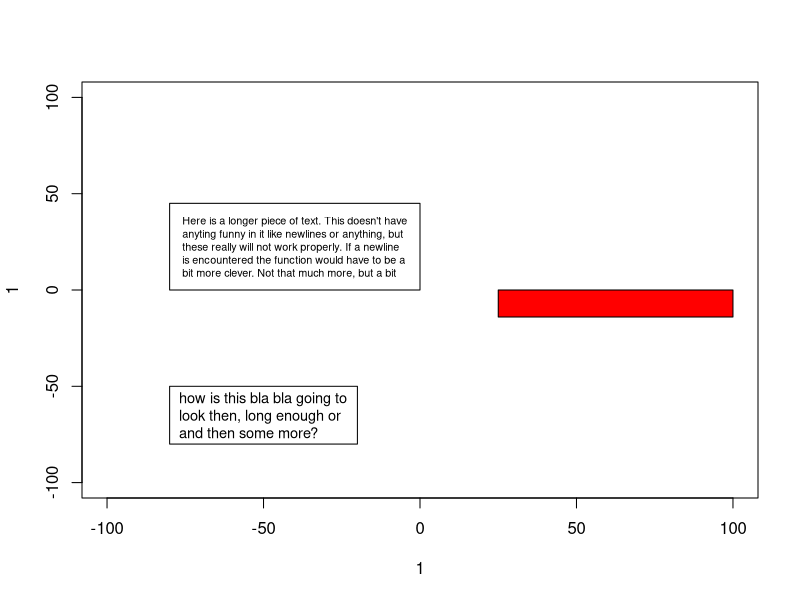
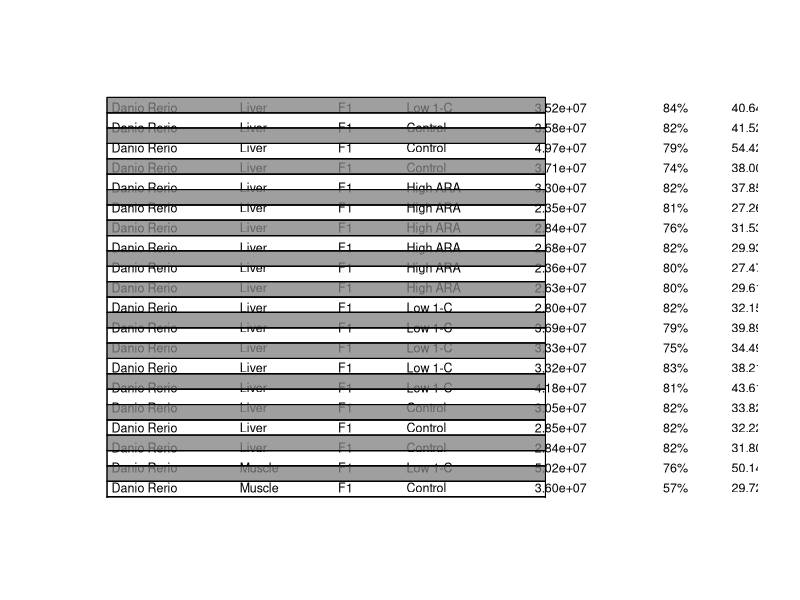
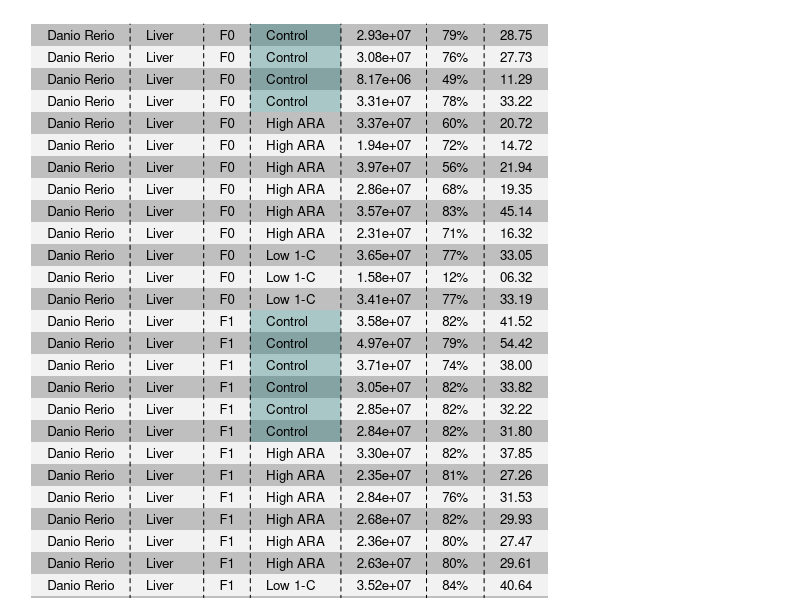
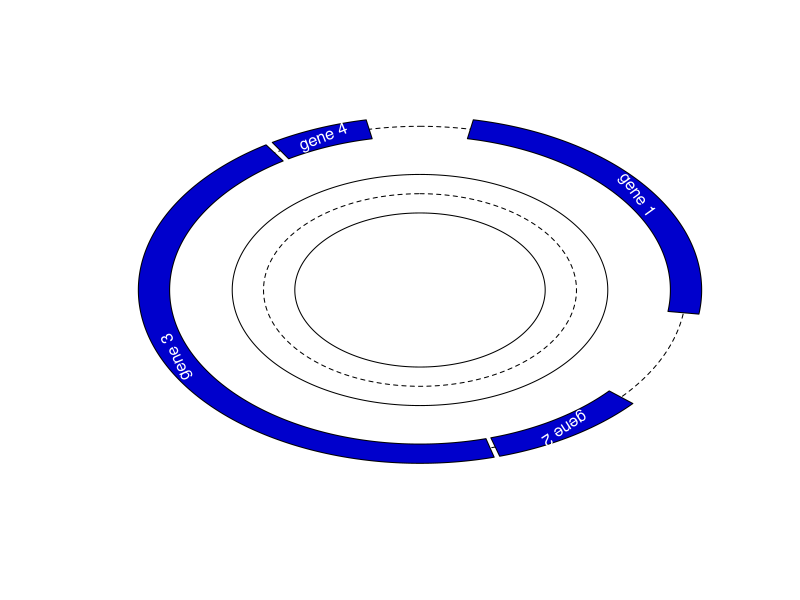

These figures' R source, in order: (Note: this script raises an error after producing the figures.)
## return the points of an arc centered on x, y, from a.beg to a.end and with a radious
## of r
arcPoints <- function( x, y, r, a.beg, a.end, a.n=20, degrees=FALSE){
    if( degrees ){
        a.beg <- pi * a.beg / 180
        a.end <- pi * a.end / 180
    }
    if(a.end < a.beg)
        a.end <- a.end + 2 * pi
        
    angles <- seq(a.beg, a.end, length.out=a.n)
    a.x <- x + sin( angles ) * r
    a.y <- y + cos( angles ) * r
    pts <- matrix( c(a.x, a.y), ncol=2 )
    colnames(pts) <- c('x', 'y')
    pts
}

## draw an arc, as a line
## centered on x,y, and with radius of r+depth and r-depth..
## the angles should not be less than -pi though, more are possible.. 
lineArc <- function(x, y, r, a.beg, a.end, a.sep=NA, degrees=FALSE, label=NULL, label.col=1, ...){
    ## set the default here... 
    if(is.na(a.sep))
        a.sep = 0.01
    if( degrees ){
        a.beg <- pi * a.beg / 180
        a.end <- pi * a.end / 180
    }
    if(a.beg > a.end)
        a.end <- a.end + 2 * pi
        
    angles <- seq(a.beg, a.end, by=a.sep)
    if(angles[ length(angles) ] != a.end )
        angles <- c(angles, a.end)
    a.x <- x + sin( angles ) * r
    a.y <- y + cos( angles ) * r

    lines( a.x, a.y, ... )

    if(!is.null(label)){
        mid.a <- (a.beg + a.end)/2
        ## but the rotation angle we need for the text needs to be in degrees
        rot.a <- -180 * mid.a / pi
        text( x + sin( mid.a ) * r, y + cos( mid.a ) * r,
              label, srt=rot.a, col=label.col )
    }
}

rad2pi <- function(r){
    180 * r/pi
}

clamp <- function(v, min=-1, max=1){
    v <- ifelse( v < min, min, v )
    ifelse( v > max, max, v )
}

## this wont work with angles that are greater than 2pi..
## we could do that by making a while loop, but that wouldn't
## be compatible with vector arithmetic
internalAngle <- function(a1, a2){
    a1 <- ifelse( a1 > pi, a1 - 2*pi, a1 )
    a2 <- ifelse( a2 > pi, a2 - 2*pi, a2 )
    a <- sort(c(a1, a2))
    mid.angle <- mean(a)
    angle <- a[2] - a[1]
    if( angle > pi){
        angle <- 2*pi - (a[2]-a[1])
        a <- rev(a)
    }
    if(mid.angle < a[1])
        mid.angle <- mid.angle + pi
    return(c('angle'=angle, 'a1'=a[1], 'a2'=a[2], mid=mid.angle ))
}

## x, y, the center of a circle
## r radius of the circle
## the begining and end angles to connect
connectingArc <- function(x, y, r, a1, a2, draw=TRUE, ...){
    o1 <- c(x, y)
    a1.p <- o1 + c( r * sin(a1), r * cos(a1) )
    a2.p <- o1 + c( r * sin(a2), r * cos(a2) )

    ## the internal angle is needed to determine the location
    ## of the connecting circle from which the arc is drawn
    i.a <- internalAngle(a1, a2)  ## c(angle, a1, a2, mid.angle)

    ## the length of the hypotheneuse connecting two tangents
    ## from the two points specified by a1 and a2
    h2 <- r / abs(cos( i.a[1]/2 ))
    r2 <- sqrt( h2^2 - r^2 )
    o2 <- o1 + c(h2 * sin(i.a[4]), h2 * cos(i.a[4]) )

    b1.a = asin( clamp((a1.p - o2)[1] / r2) )
    b1.b = acos( clamp((a1.p - o2)[2] / r2) )
    b1 <- ifelse( b1.a > 0, b1.b, -b1.b )
    
    b2.a = asin( clamp((a2.p - o2)[1] / r2) )
    b2.b = acos( clamp((a2.p - o2)[2] / r2) )
    b2 <- ifelse( b2.a > 0, b2.b, -b2.b )

    b.i <- internalAngle(b1, b2)
    if(draw)
        lineArc( o2[1], o2[2], r2, b.i[2], b.i[3], ... )
    invisible( c('x'=o2[1], 'y'=o2[2], 'r'=r2, 'a.beg'=b.i[2], 'a.end'=b.i[3]) )
}

## draw an arc, as a polygon..
## centered on x,y, and with radius of r+depth and r-depth..
polygArc <- function(x, y, r, depth, a.beg, a.end, a.sep=NA, degrees=FALSE, label=NULL, label.col=1, ...){
    ## set the default here... 
    if(is.na(a.sep))
        a.sep = 0.01
    if( degrees ){
        a.beg <- pi * a.beg / 180
        a.end <- pi * a.end / 180
    }
    if(a.beg > a.end)
        a.end <- a.end + 2 * pi
        
    angles <- seq(a.beg, a.end, by=a.sep)
    a.x <- sin( angles )
    a.y <- cos( angles )
    outer.x <- x + (a.x * (r + depth/2))
    outer.y <- y + (a.y * (r + depth/2))

    inner.x <- x + (a.x * (r - depth/2))
    inner.y <- y + (a.y * (r - depth/2))

    polygon( c(outer.x, rev(inner.x)), c(outer.y, rev(inner.y)), ... )

    if(!is.null(label)){
        mid.a <- (a.beg + a.end)/2
        ## but the rotation angle we need for the text needs to be in degrees
        rot.a <- -180 * mid.a / pi
        text( x + sin( mid.a ) * r, y + cos( mid.a ) * r,
              label, srt=rot.a, col=label.col )
    }
}

## the first and last points are taken as anchored points
## the amount of distortion on any point is a function of its distance
## from either of these points along the curve specified by the points
## pts is a matrix containing two columns giving the x and y positions of the
## points
anchoredDistort <- function( pts, dist.v ){
    x.diff <- diff( pts[,1] )
    y.diff <- diff( pts[,2] )
    dists <- sqrt( x.diff^2 + y.diff^2 ) 
    fwd.dist <- c(0, cumsum( dists ))
    rev.dist <- rev(c(0, cumsum( rev(dists) )))
    a.dist <- sqrt( fwd.dist * rev.dist )
    ## and then simply take,,
    pts[,1] <- pts[,1] + dist.v[1] * (a.dist / max(a.dist))
    pts[,2] <- pts[,2] + dist.v[2] * (a.dist / max(a.dist))
    pts
}

## x is taken as positions along an arc running from angle, a.beg to a.end
plotPolar <- function(o.x, o.y, x, y, r, y.depth, a.beg, a.end, degrees=FALSE, drawBorders=TRUE, drawCenter=TRUE, ...){
    if( degrees ){
        a.beg <- pi * a.beg / 180
        a.end <- pi * a.end / 180
    }
    x.r <- range(x)
    x.o <- (x - x.r[1]) / (x.r[2] - x.r[1])
    a <- a.beg + x.o * (a.end - a.beg)

    y.r <- range(y)
    y.o <- (y - mean(y.r)) / (y.r[2] - y.r[1])

    y.x <- o.x + sin( a ) * (r + y.o * y.depth)
    y.y <- o.y + cos( a ) * (r + y.o * y.depth)

    if(drawCenter)
        lineArc(o.x, o.y, r, a.beg, a.end, lty=2)
    if(drawBorders){
        lineArc(o.x, o.y, r + y.depth/2, a.beg, a.end )
        lineArc(o.x, o.y, r - y.depth/2, a.beg, a.end )
    }
    
    points(y.x, y.y, ...)
    
}

## if useNormals is true then the user may specify two additional points; one point
## extending from the first and last position for calculating the normals.
pathLetters <- function( x, y, word, cex=NA, cex.adj=0.75, useNormals=FALSE, ... ){
    chars <- unlist(strsplit(word, ''))
    ## to work out a reasonable cex we need to know the space between the letters
    ## that is the distances between the positions in x and y
    l <- length(chars)
    if(useNormals){
        ## we could consider using lowess / loess / smooth.spline / predict
        ## to get smoother transitions, but I think this is pretty OK to start with
        if(length(x) == length(chars) + 2){
            x.x <- x
            y.x <- y
            x <- x[2:(l+1)]
            y <- y[2:(l+1)]
        }else{
            ## add a point before and a point after that is extended in
            ## the same direction as the adjacent point
            x.x <- c( x[1] - (x[2] - x[1]), x, x[l] + (x[l] - x[l-1]) )
            y.x <- c( y[1] - (y[2] - y[1]), y, y[l] + (y[l] - y[l-1]) )
        }

        x.d <- x.x[3:(l+2)] - x.x[1:l]
        y.d <- y.x[3:(l+2)] - y.x[1:l]
        normals <- 1 * 180/pi * acos( x.d / sqrt(x.d^2 + y.d^2) ) ## we need
        normals <- ifelse( y.d < 0, -1 * normals, normals )
    }
    d <-  sqrt( diff(x)^2 + diff(y)^2 )
    def.cex <- par("cex")
    if(is.na(cex)){
        w.ratios <- c(d[1], d) / strwidth( chars )
        cex <- cex.adj * def.cex * min( w.ratios )
    }
    ## Then if we have not defined any normals, then we simply do
    if(!useNormals){
        text( x, y, chars, cex=cex, ... )
    }else{
        ## srt can only be a single value.. 
        for(i in 1:l){
            text( x[i], y[i], chars[i], cex=cex, srt=normals[i], ... )
        }
    }
}

## wraps text using usr coordinates roughly translated to columns
## does not use strwrap in order to work better with non-monospaced
## fonts
## returns the string with newlines added and width and height
## required
usrStrWrap <- function(w, txt, ...){
    words <- unlist(strsplit(txt, ' |\t'))
    current.line = words[1]
    txt.f <- current.line
    i <- 2
    while(i <= length(words)){
        if( strwidth( paste( current.line, words[i] ), ... ) <= w ){
            current.line <- paste(current.line, words[i])
            txt.f <- paste(txt.f, words[i])
        }else{
            current.line <- words[i]
            txt.f <- paste(txt.f, words[i], sep='\n')
        }
        i <- i + 1
    }
    list('w'=strwidth(txt.f, ...), 'h'=strheight(txt.f, ...), 's'=txt.f)
}

## r is the locations of a bounding box
## left, right, bottom, top (the same as you get from par("usr")
## this function seems to work OK, but is really rather messy.. 
## note that I could probably use strwrap here; but that wraps on
## columns.. 
boxText <- function(r, txt, max.cex=NA, min.cex=NA, margin=0.1){
    w = r[2] - r[1]
    h = r[4] - r[3]
    ## split the txt into words
    ## we can only handle one set of words to start with.. 
    words <- unlist(strsplit(txt, ' '))
    words.nchar <- nchar(words)
    ## word.widths <- strwidth( words )
    txt.nchar <- nchar(txt)
    char.width <- strwidth( txt ) / txt.nchar ## an approximation
    char.height <- strheight( txt )  ## should be the same for all
    ## work out the ideal number of chars per line on the basis of the dimensions of the box
    ## we intentionally skew this towards allowing a longe text per line than necessary,
    ## since no line is likely to give the exact number.
    line.nchar <- sqrt( (char.height / char.width) * (txt.nchar * w / h) )
    line.n <- floor(sqrt( (h/w) * (char.width/char.height) * txt.nchar ))
    ### UGLY KLUDGE BODGE
    ### to avoid doing something re-iterative; as that is the only way that I can
    ### thing of getting things to work. 
    line.nchar <- ceiling(txt.nchar / line.n) + mean(words.nchar) * line.n / 3

    ## an approximation of the space under the current cex
    line.width <- line.nchar * char.width 
    
    ## for filling the box
    txt.prt <- words[1]
    i <- 2
    while(i <= length(words)){
        current.line <- words[i-1]
        line.length <- nchar( words[i-1] )
        while(i <= length(words) && strwidth(paste(current.line, words[i])) <= line.width ){
#        while( line.length + nchar(words[i]) <= line.nchar && i <= length(words)  ){
            txt.prt <- paste(txt.prt, words[i]) ## sep is a space..
            current.line <- paste(current.line, words[i])
            line.length <- line.length + nchar(words[i]) + 1
            i <- i + 1
        }
        if(i <= length(words)){
            txt.prt <- paste(txt.prt, words[i], sep='\n')
            i <- i + 1
        }
    }
    ## now I should have something reasonable..
    txt.width.r <- (1 + margin) * strwidth(txt.prt) / w
    txt.height.r <- (1 + margin) * strheight(txt.prt) / h
    ## simply scale the cex appropriately
    max.r <- max( c(txt.width.r, txt.height.r) )
    cex <- par("cex") / max.r
    text( r[1] + w * margin/2, mean(r[3:4]), txt.prt, cex=cex, adj=c(0,0.5) )
    invisible(cex)
}


## some ideas as to how to output tables in R..
## there are a whole load of things, but these generally markdown / latex / html
## output, rather than simply drawing a tabe using the plot functions..
## say we would like to plot a table,,
## this is still a bit messy, but it works OK.
## if we wish to have seperate justification for individual columns, then
## we need to draw each column seperately as we cannot specify adj as a list of vectors?
plotTable <- function(x, y, df, c.widths=NULL, num.format=NA,
                      row.margin=1, col.margin=0.1, doPlot=TRUE,
                      row.bg=NA, column.bg=NA, cell.bg=NA,
                      ...){
    df.m <- as.matrix(df)
    if(length(num.format) > 1 || !is.na(num.format)){
        for(i in 1:ncol(df)){
            if(is.numeric(df[,i]))
                df.m[,i] <- sprintf(num.format[ 1 + (i-1) %% length(num.format) ], df[,i])
        }
    }
    if(is.null(c.widths)){
        c.widths <- (apply( df.m, 2, function(x){ max( strwidth(x, ...) ) } ))
    }
    ## determine r.heights using the usrStrWrap function
    r.heights <- apply( df.m, 1,
                       function(x){
                           x.f <- vector(mode='list', length=length(x))
                           for(i in 1:length(x))
                               x.f[[i]] <- usrStrWrap( c.widths[i], x[i], ... )
                           max( sapply(x.f, function(y){ y$h } ) )
                       })
    
    v.margin <- mean( r.heights ) * row.margin/2
    r.heights <- r.heights * (1 + row.margin)

    h.margin <- mean( c.widths ) * col.margin / 2
    c.widths <- c.widths + mean( c.widths ) * col.margin
### then we know where to place things, starting at the top and using adj=c(0,1)
### 
    y.bot <- y - cumsum(r.heights)
    y.top <- c(y, y.bot[ -length(y.bot) ])
    x.right <- x + cumsum(c.widths)
    x.left <- c(x, x.right[ -length(x.right) ])
    
    ## redo these so that we can have a matrix of each positions.
    y.top.m <- matrix( rep(y.top, ncol(df.m)), nrow=length(y.top) )
    y.bot.m <- matrix( rep(y.bot, ncol(df.m)), nrow=length(y.bot) )
    x.left.m <- matrix( rep(x.left, nrow(df.m)), ncol=length(x.left), byrow=TRUE )
    c.widths.m <- matrix( rep(c.widths, nrow(df.m)), ncol=length(c.widths), byrow=TRUE )
    
    ## then simply,,
    if(doPlot){
        if(length(row.bg) > 1 || !is.na(row.bg))
            rect( x.left[1], y.bot, rev(x.right)[1], y.top, col=row.bg, border=NA )
        if(length(column.bg) > 1 || !is.na(column.bg))
            rect( x.left, rev(y.bot)[1], x.right, y.top[1], col=column.bg, border=NA )
        if(is.matrix(cell.bg) && nrow(cell.bg) == nrow(df.m) && ncol(cell.bg) == ncol(df.m))
            rect( x.left.m, y.bot.m, x.left.m + c.widths.m, y.bot.m + r.heights, col=cell.bg, border=NA )
        text( x.left.m + h.margin, y.top.m - v.margin, df.m, adj=c(0,1), ... )
    }
    invisible( list('r'=x.right, 'l'=x.left, 't'=y.top, 'b'=y.bot) )
}

## test the above..
plot(1,1, type='n', xlim=c(-100, 100), ylim=c(-100, 100))

xleft <- -80
xright <- -20
ybot <- -80
ytop <- -50
rect( xleft, ybot, xright, ytop )
boxText( c(xleft, xright, ybot, ytop), 'how is this bla bla going to look then, long enough or and then some more?')

xleft <- -80
xright <- -0
ybot <- 0
ytop <- 45
rect( xleft, ybot, xright, ytop )
boxText( c(xleft, xright, ybot, ytop), "Here is a longer piece of text. This doesn't have anyting funny in it like newlines or anything, but these really will not work properly. If a newline is encountered the function would have to be a bit more clever. Not that much more, but a bit")

## try the string_wrap...
txt <- 'Hello there. This is a piece of text with some stuff in it. I\'m not really sure how it will come out when I format it, but we\'ll soon find out'
txt.f <- usrStrWrap( 75, txt )
txt.f <- usrStrWrap( 75, txt, cex=0.5 )
text(25, 0, txt.f$s, adj=c(0,1), cex=0.5 )
rect( 25, 0-txt.f$h, 100, 0, col='red' )

## we can now try to use the function we have to make a table of sorts ..
## note that this is not smart enough to sort out problems with words that don't fit
## but we can perhaps combine some of our functions for this..
table <- read.table( 'RRBS_annotation_table.csv', sep='\t', stringsAsFactors=FALSE, header=TRUE )
sub.table <- table[ , c('Species', 'Cell_type', 'Generation', 'Feed', 'Reads_all', 'Alignment_rate', 'meanCoverage')]

## the problem is pretty much that the cex parameter to usr coordinates ratio changes depending on
## the plot width. But whatever,,
## we have 61 rows and 7 columns..
col.widths <- c(10, 7.5, 5, 10, 10, 5, 5)
## note that the legality of '%05.2.f' seems to be questionable. Might be undefined behaviour.
num.format <- c(NA, NA, NA, NA, '%.2e', NA, '%05.2f')
plot(1, type='n', xlim=c(0,sum(col.widths)), ylim=c(0,200), axes=FALSE, xlab='', ylab='')
plotTable( 0, 200, sub.table, c.widths=col.widths, num.format=num.format, margin=0.5, cex=0.75 )

o <- with(sub.table, order( Cell_type, Generation, Feed ))
cell.cols <- matrix(rgb(0, 0, 0, 0), nrow=nrow(sub.table), ncol=ncol(sub.table))
cell.cols[,4] <- ifelse( sub.table[o,4] == 'Control', rgb(0, 0.4, 0.4, 0.3), rgb(0, 0, 0, 0) )

pdf('table_example.pdf', width=7, height=14, title='A table from R core functions')
par(mar=c(0.1, 0.1, 0.1, 0.1))
plot(1, type='n', xlim=c(0,sum(col.widths)), ylim=c(0,200), axes=FALSE, xlab='', ylab='')
p.pos <- plotTable( 0, 200, sub.table[o,], num.format=num.format, col.margin=0.75, row.margin=1.2, cex=0.8, family='sans',
#                   column.bg=c(rgb(0.5,0.5,0.5,0.5), rgb(0.9, 0.9, 0.9, 0.5)),
                   row.bg=c(rgb(0.5,0.5,0.5,0.5), rgb(0.9, 0.9, 0.9, 0.5)), cell.bg=cell.cols )
segments( p.pos$l[-1], rev(p.pos$b)[1], p.pos$l[-1], p.pos$t[1], lty=2 )
dev.off()


segments( rep(p.pos$l[1], length(p.pos$t)), p.pos$b, rep(rev(p.pos$r)[1], length(p.pos$t)), p.pos$b )

rect( rep(p.pos$l[1], length(p.pos$t)), p.pos$b, rep(rev(p.pos$r)[1], length(p.pos$t)), p.pos$t, col=c(rgb(0.5,0.5,0.5,0.5), rgb(0,0,0,0)) )
rect( p.pos$l[1], p.pos$b, rev(p.pos$r)[1], p.pos$t, col=c(rgb(0.5,0.5,0.5,0.5), rgb(0,0,0,0)) )

### so taken together we can do..
gene.pos <- matrix(ncol=2, byrow=TRUE,
                   data=c(10, 90,
                          120, 150,
                          151, 300,
                          301, 320) )
colnames(gene.pos) <- c('beg', 'end')
rownames( gene.pos ) <- c('gene 1', 'gene 2', 'gene 3', 'gene 4') 
genome.size <- 330

measure.x <- sample( 1:genome.size, 42 )
measure.y <- rnorm( length(measure.x) )

## set up a plottin area with no labels or anything else
fig.r <- 100
pdf('polar_plot.pdf', width=7, height=7, title='Polar plot')
plot( 1, type='n', axes=FALSE, xlim=c(-fig.r,fig.r), ylim=c(-fig.r,fig.r), xlab='', ylab='' )

g.r <- 85
g.w <- 10

lineArc(0, 0, g.r, 0, 2*pi, lty=2)
sapply( rownames(gene.pos), function(x){
    b <- 2 * pi * ( gene.pos[x, 'beg'] / genome.size )
    e <- 2 * pi * ( gene.pos[x, 'end'] / genome.size )
    polygArc( 0, 0, g.r, g.w, b, e, label=x, col=rgb(0, 0, 0.8), label.col='white')
})

## and then lets plot the points along an inner axis..
m.r <- 50
m.w <- 20
#lineArc(0, 0, m.r, 0, 2 * pi, lty=2 )
#polygArc( 0, 0, m.r, m.w, 0, 2 * pi )
plotPolar(0, 0, measure.x, measure.y, m.r, m.w, 0, 2*pi, col=hsvScale(1:length(measure.x)), pch=19 )

dev.off()

### we can also do something a bit silly,,,
### and draw pie-charts when we want to.. with offsets pies.. 
plot( 1, type='n', axes=FALSE, xlim=c(-fig.r,fig.r), ylim=c(-fig.r,fig.r), xlab='', ylab='' )
polygArc(0, 0, 25, 50, 0, pi/3, degrees=FALSE, col='red' )
polygArc( 2 * sin( (pi/3 + 2.5*pi/3)/2), 2 * cos( (pi/3 + 2.5*pi/3)/2 ), 25, 50, pi/3, 2.5 * pi/3, degrees=FALSE, col='green' )
polygArc(0, 0, 25, 50, 2.5*pi/3, 1.2 * pi, degrees=FALSE, col='blue' )
polygArc(0, 0, 25, 50, 1.2 * pi, 1.7 * pi, degrees=FALSE, col='grey' )
polygArc(0, 0, 25, 50, 1.7 * pi, 2*pi, degrees=FALSE, col='cyan' )

polygArc(-75, 50, 25, 10, 0, 2*pi, col='blue', border=NA)

## but can we do..
polygArc(-75, 50, 25, 10, -pi/2, pi/2, col='green', border=NA)


## lets draw letters on a set of points. First let us take our string...
pdf("text_along_paths.pdf", width=7, height=7, title='Text along paths')
plot( 0,0, xlim=c(-100, 100), ylim=c(-100, 100), type='n', axes=FALSE, xlab='', ylab='' )
txt <- 'HELLO there stranger'
txt.pts <- arcPoints( 0, 0, 40, 0, 180, a.n=nchar(txt), degrees=TRUE )
pathLetters( txt.pts[,1], txt.pts[,2], txt, cex.adj=0.75  )
txt.pts.2 <- arcPoints( 0, 0, 60, 0, 180, a.n=nchar(txt), degrees=TRUE )
pathLetters( txt.pts.2[,1], txt.pts.2[,2], txt, cex.adj=0.75, useNormals=TRUE )

txt.pts.3 <- arcPoints( 0, 0, 80, 0, 270, a.n=nchar(txt), degrees=TRUE )
pathLetters( txt.pts.3[,1], txt.pts.3[,2], txt, cex.adj=0.75, useNormals=TRUE )

pathLetters( 1:nchar(txt) * 10 - 100, (1:nchar(txt))^2 -100, txt, cex.adj=1, useNormals=TRUE, col='blue' )

x <- seq(-100, 100, length.out=(nchar(txt)+2))
y <- 50 * sin( pi * x/100 )
pathLetters( x, y, txt, useNormals=TRUE, col='red', cex.adj=1 )
pathLetters( x, y, txt, useNormals=TRUE, col='brown', cex=1 )
dev.off()

plot( 1,1, type='n', xlim=c(-200,200), ylim=c(-200,200), xlab='',  ylab='' )
a <- seq(0, 2*pi, 0.01)
r <- 120
lines( r * cos(a), r * sin(a) )

#a2 <- 1.3*pi
#a1 <- 1.1 * pi # -pi/3 #2*pi
a1 <- -0.1
a2 <- 0.1
lineArc( 0, 0, r, a1, a2, lwd=2, col='green')
connectingArc( 0, 0, r, a1, a2, col='blue' )

a <- seq(0.1, pi, 0.1)
a.col <- hsvScale(a)
for(i in 1:length(a)){
    a1 <- a[i]
    a2 <- -a1
    lineArc( 0, 0, r, a1, a2, lwd=2, col='red')
    connectingArc( 0, 0, r, a1, a2, col=a.col[i], lwd=1 )
}

a <- seq(0.1, 2*pi, 0.1)
a.col <- hsvScale(a)
for(i in 1:length(a)){
    a1 <- a[i]
    a2 <- a1 - 1
    lineArc( 0, 0, r, a1, a2, lwd=2, col='red')
    connectingArc( 0, 0, r, a1, a2, col=a.col[i], lwd=1 )
}

a <- seq(0.1, pi, 0.1)
a.col <- hsvScale(a)
for(i in 1:length(a)){
    a1 <- pi/2 + a[i]
    a2 <- pi/2 - a[i] 
#    lineArc( 0, 0, r, a1, a2, lwd=2, col='red')
    connectingArc( 0, 0, r, a1, a2, col=a.col[i], lwd=1 )
}

lineArc( 0, 0, r, 1.8*pi, 0.2*pi, lwd=3, col='blue' )

plot( 1,1, type='n', xlim=c(-200,200), ylim=c(-200,200), xlab='',  ylab='' )
a <- seq(0, 2*pi, 0.01)
r <- 120
lines( r * cos(a), r * sin(a) )

pts <- arcPoints( 0, 0, 90, 0.3*pi, 0.75*pi, a.n=100 )
pts.distorted <- anchoredDistort( pts, c(0, -100) )
lines( pts[,1], pts[,2], col='red' )
lines( pts.distorted[,1], pts.distorted[,2], col='green', type='b', cex=0.5 )

## a little bit of playing around with circles and connecting paths between different locations.
plot( 1,1, type='n', xlim=c(-100,100), ylim=c(-100,100), xlab='',  ylab='' )
a <- seq(0, 2*pi, by=0.01)
r1 <- 30
a1 <- -0.6*pi
a2 <- 0.6*pi
a1.p <- c( r1 * sin(a1), r1 * cos(a1) )
a2.p <- c( r1 * sin(a2), r1 * cos(a2) )
text(a1.p[1], a1.p[2], 'a1', pos=3)
text(a2.p[1], a2.p[2], 'a2', pos=1)
lines( r1 * sin(a), r1 * cos(a), lwd=1 )
lineArc( 0, 0, r1, a1, a2, lwd=3, col='red' )
lines( c( 0, r1 * sin(a1) ), c(0, r1 * cos(a1)), lty=2 )
lines( c( 0, r1 * sin(a2) ), c(0, r1 * cos(a2)), lty=2 )
lines( c( r1 * sin(a1), r1 * sin(a2) ), c(r1 * cos(a1), r1 * cos(a2)), lty=2 )

#lines( c( 0, 2 * r1 * cos(mean(a[a1:a2])) ), c( 0, 2 * r1 * sin(mean(a[a1:a2]))) )
#a1.p.a2.p.dist <- dist( rbind( a1.p, a2.p ) )[1]
## if we want to join lines at 90 degrees from the points a1.p and a2.p, then we
i.a <- internalAngle(a1, a2)
h2 <- r1 / abs(cos( i.a[1]/2 ))
r2 <- sqrt( h2^2 - r1^2 )
o2 <- c(h2 * sin(i.a[4] ), h2 * cos(i.a[4]) )
lines( c(0, o2[1]), c(0, o2[2]) , col='green', lwd=2 )
lines( c(a1.p[1], o2[1]), c(a1.p[2], o2[2]), col='brown' )
lines( c(a2.p[1], o2[1]), c(a2.p[2], o2[2]), col='brown' )

## to the the startin angle here, we can consider that we have a cirle
## with an origin at o2, and an
## (a1.p - o2)[1] = r2 * cos(b1)
## (a1.p - o2)[2] = r2 * sin(b1)
## in other words, angle b1 is
b1.a = asin( (a1.p - o2)[1] / r2 )
b1.b = acos( (a1.p - o2)[2] / r2 )
b1 <- ifelse( b1.a > 0, b1.b, 2*pi -b1.b )

b2.a = asin( (a2.p - o2)[1] / r2 )
b2.b = acos( (a2.p - o2)[2] / r2 )
b2 <- ifelse( b2.a > 0, b2.b, 2 * pi-b2.b )

lineArc( o2[1], o2[2], r2, b1, b2, lwd=2, col='cyan' )


a1 <- 0.2*pi
a2 <- 0.5*pi
a1.p <- c( r1 * sin(a1), r1 * cos(a1) )
a2.p <- c( r1 * sin(a2), r1 * cos(a2) )

lines( c( 0, r1 * sin(a1) ), c(0, r1 * cos(a1)), lty=2 )
lines( c( 0, r1 * sin(a2) ), c(0, r1 * cos(a2)), lty=2 )
lines( c( r1 * sin(a1), r1 * sin(a2) ), c(r1 * cos(a1), r1 * cos(a2)), lty=2 )

i.a <- internalAngle(a1, a2)
h2 <- r1 / abs(cos( i.a[1]/2 ))
r2 <- sqrt( h2^2 - r1^2 )
o2 <- c(h2 * sin(i.a[4] ), h2 * cos(i.a[4]) )
lines( c(0, o2[1]), c(0, o2[2]) , col='green', lwd=2 )
lines( c(a1.p[1], o2[1]), c(a1.p[2], o2[2]), col='brown' )
lines( c(a2.p[1], o2[1]), c(a2.p[2], o2[2]), col='brown' )

## to the the startin angle here, we can consider that we have a cirle
## with an origin at o2, and an
## (a1.p - o2)[1] = r2 * cos(b1)
## (a1.p - o2)[2] = r2 * sin(b1)
## in other words, angle b1 is
b1.a = asin( (a1.p - o2)[1] / r2 )
b1.b = acos( (a1.p - o2)[2] / r2 )
b1 <- ifelse( b1.a > 0, b1.b, 2*pi -b1.b )

b2.a = asin( clamp((a2.p - o2)[1] / r2) )
b2.b = acos( clamp((a2.p - o2)[2] / r2) )
b2 <- ifelse( b2.a > 0, b2.b, 2 * pi-b2.b )

b.i <- internalAngle(b1, b2)
lineArc( o2[1], o2[2], r2, b.i[2], b.i[3], lwd=2, col='cyan' )
lineArc( o2[1], o2[2], r2, b1, b2, lwd=2, col='cyan' )





r1 <- 30
a1 <- 270
a2 <- 500
a1.p <- c( r1 * sin(a[a1]), r1 * cos(a[a1]) )
a2.p <- c( r1 * sin(a[a2]), r1 * cos(a[a2]) )
lines( r1 * sin(a), r1 * cos(a), lwd=1 )
lines( r1 * sin(a[a1:a2]), r1 * cos(a[a1:a2]), lwd=5, col='blue' )
lines( c( 0, r1 * sin(a[a1]) ), c(0, r1 * cos(a[a1])), lty=2 )
lines( c( 0, r1 * sin(a[a2]) ), c(0, r1 * cos(a[a2])), lty=2 )
lines( c( r1 * sin(a[a1]), r1 * sin(a[a2]) ), c(r1 * cos(a[a1]), r1 * cos(a[a2])), lty=2 )
## if we want to join lines at 90 degrees from the points a1.p and a2.p, then we
h2 <- r1 / abs(cos( (a[a2] - a[a1])/2 ))
r2 <- sqrt( h2^2 - r1^2 )
o2 <- c(h2 * sin((a[a1] + a[a2])/2), h2 * cos((a[a1] + a[a2])/2) )
lines( c(0, o2[1]), c(0, o2[2]) , col='green', lwd=2 )
lines( c(a1.p[1], o2[1]), c(a1.p[2], o2[2]), col='brown' )
lines( c(a2.p[1], o2[1]), c(a2.p[2], o2[2]), col='brown' )

## to the the startin angle here, we can consider that we have a cirle
## with an origin at o2, and an
## (a1.p - o2)[1] = r2 * cos(b1)
## (a1.p - o2)[2] = r2 * sin(b1)
## in other words, angle b1 is
b1.a = asin( (a1.p - o2)[1] / r2 )
b1.b = acos( (a1.p - o2)[2] / r2 )
b1 <- ifelse( b1.a > 0, b1.b, 2*pi -b1.b )

b2.a = asin( (a2.p - o2)[1] / r2 )
b2.b = acos( (a2.p - o2)[2] / r2 )
b2 <- ifelse( b2.a > 0, b2.b, 2*pi -b2.b )

lineArc( o2[1], o2[2], r2, b1, b2, lwd=2, col='red' )

r1 <- 30
a1 <- 540
a2 <- 580
a1.p <- c( r1 * sin(a[a1]), r1 * cos(a[a1]) )
a2.p <- c( r1 * sin(a[a2]), r1 * cos(a[a2]) )
lines( r1 * sin(a), r1 * cos(a), lwd=1 )
lines( r1 * sin(a[a1:a2]), r1 * cos(a[a1:a2]), lwd=5, col='blue' )
lines( c( 0, r1 * sin(a[a1]) ), c(0, r1 * cos(a[a1])), lty=2 )
lines( c( 0, r1 * sin(a[a2]) ), c(0, r1 * cos(a[a2])), lty=2 )
lines( c( r1 * sin(a[a1]), r1 * sin(a[a2]) ), c(r1 * cos(a[a1]), r1 * cos(a[a2])), lty=2 )
## if we want to join lines at 90 degrees from the points a1.p and a2.p, then we
h2 <- r1 / abs(cos( (a[a2] - a[a1])/2 ))
r2 <- sqrt( h2^2 - r1^2 )
o2 <- c(h2 * sin((a[a1] + a[a2])/2), h2 * cos((a[a1] + a[a2])/2) )
lines( c(0, o2[1]), c(0, o2[2]) , col='green', lwd=2 )
lines( c(a1.p[1], o2[1]), c(a1.p[2], o2[2]), col='brown' )
lines( c(a2.p[1], o2[1]), c(a2.p[2], o2[2]), col='brown' )

## to the the startin angle here, we can consider that we have a cirle
## with an origin at o2, and an
## (a1.p - o2)[1] = r2 * cos(b1)
## (a1.p - o2)[2] = r2 * sin(b1)
## in other words, angle b1 is
b1.a = asin( (a1.p - o2)[1] / r2 )
b1.b = acos( (a1.p - o2)[2] / r2 )
b1 <- ifelse( b1.a > 0, b1.b, 2*pi -b1.b )

b2.a = asin( (a2.p - o2)[1] / r2 )
b2.b = acos( (a2.p - o2)[2] / r2 )
b2 <- ifelse( b2.a > 0, b2.b, 2*pi -b2.b )

lineArc( o2[1], o2[2], r2, b1, b2, lwd=2, col='red' )

